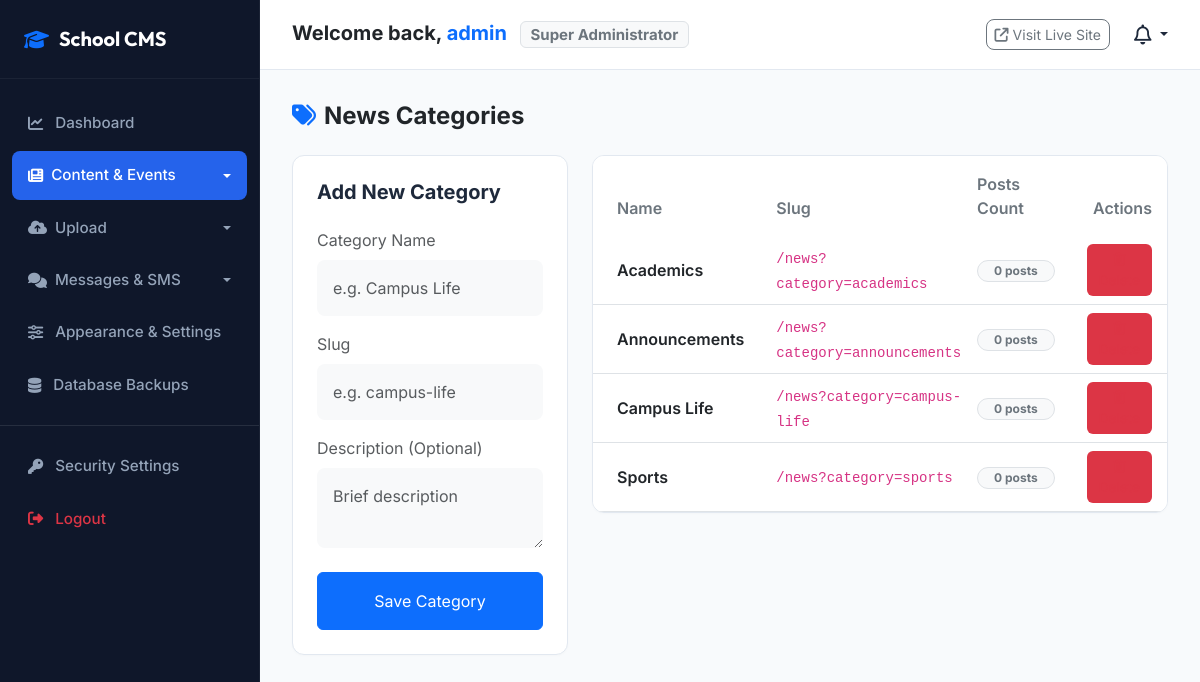
Page /admin/categories (signed in) on the committed database.
### app/models/user.py (models this page shows, shortened)
class User(UserMixin, db.Model):
    id = db.Column(db.Integer, primary_key=True)
    username = db.Column(db.String(64), unique=True, nullable=False, index=True)
    email = db.Column(db.String(120), unique=True, nullable=False, index=True)
    password_hash = db.Column(db.String(256), nullable=False)
    is_admin = db.Column(db.Boolean, default=False)
    is_active = db.Column(db.Boolean, default=True)
    school_id = db.Column(db.Integer, db.ForeignKey('school.id'), nullable=True)
    last_login = db.Column(db.DateTime, nullable=True)
    created_at = db.Column(db.DateTime, default=datetime.utcnow)
    updated_at = db.Column(db.DateTime, default=datetime.utcnow, onupdate=datetime.utcnow)
    @property
    def is_super_administrator(self):
        return self.is_admin
    def can(self, perm):
        return self.is_admin
    @property
    def role(self):
        class RoleObj:
            id = 1 if self.is_admin else 2
            name = "Super Administrator" if self.is_admin else "Staff Member"
        return RoleObj()

### app/models/cms.py (models this page shows, shortened)
class Category(db.Model):
    id = db.Column(db.Integer, primary_key=True)
    name = db.Column(db.String(100), nullable=False)
    slug = db.Column(db.String(100), unique=True, nullable=False, index=True)
    description = db.Column(db.Text)
    created_at = db.Column(db.DateTime, default=datetime.utcnow)
    posts = db.relationship('Post', backref='category', lazy=True)

### app/admin/routes.py (the view, shortened to what this page needs)
@admin.route('/categories', methods=['GET', 'POST'])
@login_required
@admin_required
def list_categories():
    form = CategoryForm()
    categories = Category.query.order_by(Category.name.asc()).all()
    return render_template('admin/categories.html', categories=categories, form=form)

### app/forms/cms.py
class CategoryForm(FlaskForm):
    name = StringField('Category Name', validators=[DataRequired(), Length(1, 100)])
    slug = StringField('URL Slug', validators=[
        DataRequired(),
        Length(1, 100),
        Regexp(r'^[a-z0-9-]+$', message="Slug must contain only lowercase letters, numbers, and dashes.")
    ])
    description = TextAreaField('Description', validators=[Optional(), Length(0, 255)])
    submit = SubmitField('Save Category')

### app/admin/routes.py (called while the page is built)
def admin_required(f):
    from functools import wraps
    @wraps(f)
    def decorated_function(*args, **kwargs):
        if not current_user.is_authenticated or not current_user.is_admin:
            flash('You do not have permission to access this page.', 'danger')
            return redirect(url_for('main.index'))
        return f(*args, **kwargs)
    return decorated_function

### app/extensions.py (called while the page is built)
@login_manager.user_loader
def load_user(user_id):
    from app.models.user import User
    return User.query.get(int(user_id))

### app/templates/admin/categories.html (shortened to what this page needs)
{% extends "admin/base.html" %}
{% block admin_content %}
<div class="mb-4">
    <h4 class="fw-bold m-0 text-dark"><i class="fa-solid fa-tags me-2 text-primary"></i>News Categories</h4>
</div>
<div class="row g-4">
    <div class="col-lg-4">
        <div class="table-card p-4">
            <h5 class="fw-bold mb-4">Add New Category</h5>
            <form action="{{ url_for('admin.list_categories') }}" method="POST">
                <div class="mb-3">
                    <label class="form-label text-muted">Category Name</label>
                    {{ form.name(class="form-control p-3 bg-light border-0 rounded-3", placeholder="e.g. Campus Life", id="cat-name") }}
                </div>
                <div class="mb-3">
                    <label class="form-label text-muted">Slug</label>
                    {{ form.slug(class="form-control p-3 bg-light border-0 rounded-3", placeholder="e.g. campus-life", id="cat-slug") }}
                </div>
                <div class="mb-4">
                    <label class="form-label text-muted">Description (Optional)</label>
                    {{ form.description(class="form-control p-3 bg-light border-0 rounded-3", placeholder="Brief description") }}
                </div>
                {{ form.submit(class="btn custom-btn btn-primary w-100 p-3") }}
            </form>
        </div>
    </div>
    <div class="col-lg-8">
        <div class="table-card">
            <div class="table-responsive">
                <table class="table table-hover align-middle mb-0">
                    <thead class="bg-light">
                        <tr>
                            <th scope="col" class="py-3 px-4 border-0 text-secondary fw-semibold">Name</th>
                            <th scope="col" class="py-3 border-0 text-secondary fw-semibold">Slug</th>
                            <th scope="col" class="py-3 border-0 text-secondary fw-semibold">Posts Count</th>
                            <th scope="col" class="py-3 border-0 text-secondary fw-semibold text-end px-4">Actions</th>
                        </tr>
                    </thead>
                    <tbody>
                        {% for cat in categories %}
                            <tr>
                                <td class="py-3 px-4 fw-semibold text-dark">{{ cat.name }}</td>
                                <td><code>/news?category={{ cat.slug }}</code></td>
                                <td><span class="badge bg-light text-secondary border px-3 py-1.5 rounded-pill">{{ cat.posts | length }} posts</span></td>
                                <td class="text-end px-4">
                                    <form action="{{ url_for('admin.delete_category', id=cat.id) }}" method="POST" onsubmit="return confirm('Delete this category? Associated posts will not be deleted but set to uncategorized.');">
                                        <button type="submit" class="btn btn-action btn-danger bg-opacity-10 text-danger border-0">
                                            <i class="fa-regular fa-trash-can"></i> Delete
                                        </button>
                                    </form>
                                </td>
                            </tr>
                        {% else %}
                            <tr>
                                <td colspan="4" class="text-center py-5 text-muted">No categories created yet.</td>
                            </tr>
                        {% endfor %}
                    </tbody>
                </table>
            </div>
        </div>
    </div>
</div>
{% endblock %}

### app/templates/admin/base.html (shortened to what this page needs)
<!DOCTYPE html>
<html lang="en">
<head>
    <link href="https://cdn.jsdelivr.net/npm/bootstrap@5.3.2/dist/css/bootstrap.min.css" rel="stylesheet">
    <link href="https://cdnjs.cloudflare.com/ajax/libs/font-awesome/6.4.2/css/all.min.css" rel="stylesheet">
    <link rel="stylesheet" href="{{ url_for('static', filename='css/admin.css') }}">
</head>
<body class="admin-body">
    <aside class="sidebar">
        <div class="sidebar-header">
            <i class="fa-solid fa-graduation-cap text-primary fa-lg"></i>
            <span class="brand-text">School CMS</span>
        </div>
        <ul class="nav-menu">
            <li class="nav-menu-item {% if request.path == '/admin/dashboard' or request.path == '/admin/' %}active{% endif %}">
                <a href="{{ url_for('admin.dashboard') }}" class="nav-menu-link">
                    <i class="fa-solid fa-chart-line"></i>
                    <span>Dashboard</span>
                </a>
            </li>
            {% if current_user.can('manage_pages') or current_user.can('manage_news') or current_user.can('manage_events') %}
                <li class="nav-menu-item dropdown {% if '/admin/pages' in request.path or '/admin/posts' in request.path or '/admin/categories' in request.path or '/admin/events' in request.path %}active{% endif %}">
                    <a class="nav-menu-link dropdown-toggle d-flex align-items-center justify-content-between" href="#" role="button" data-bs-toggle="dropdown" aria-expanded="false">
                        <div class="d-flex align-items-center gap-2">
                            <i class="fa-solid fa-newspaper"></i>
                            <span>Content &amp; Events</span>
                        </div>
                    </a>
                </li>
            {% endif %}
            {% if current_user.can('manage_downloads') or current_user.can('manage_settings') %}
                <li class="nav-menu-item dropdown {% if '/admin/downloads' in request.path or '/admin/media' in request.path or '/admin/upload' in request.path %}active{% endif %}">
                    <a class="nav-menu-link dropdown-toggle d-flex align-items-center justify-content-between" href="#" role="button" data-bs-toggle="dropdown" aria-expanded="false">
                        <div class="d-flex align-items-center gap-2">
                            <i class="fa-solid fa-cloud-arrow-up"></i>
                            <span>Upload</span>
                        </div>
                    </a>
                </li>
            {% endif %}
            {% if current_user.can('manage_messages') %}
                <li class="nav-menu-item dropdown {% if '/admin/inbox' in request.path or '/admin/sms' in request.path %}active{% endif %}">
                    <a class="nav-menu-link dropdown-toggle d-flex align-items-center justify-content-between" href="#" role="button" data-bs-toggle="dropdown" aria-expanded="false">
                        <div class="d-flex align-items-center gap-2">
                            <i class="fa-solid fa-comments"></i>
                            <span>Messages &amp; SMS</span>
                        </div>
                    </a>
                </li>
            {% endif %}
            {% if current_user.can('manage_settings') %}
                <li class="nav-menu-item {% if '/admin/appearance' in request.path or '/admin/settings' in request.path %}active{% endif %}">
                    <a href="{{ url_for('admin.settings') }}" class="nav-menu-link">
                        <i class="fa-solid fa-sliders"></i>
                        <span>Appearance &amp; Settings</span>
                    </a>
                </li>
            {% endif %}
            {% if current_user.is_super_administrator %}
                <li class="nav-menu-item {% if '/admin/backups' in request.path %}active{% endif %}">
                    <a href="{{ url_for('admin.backups') }}" class="nav-menu-link">
                        <i class="fa-solid fa-database"></i>
                        <span>Database Backups</span>
                    </a>
                </li>
            {% endif %}
            <li class="border-top border-secondary my-3 opacity-25"></li>
            <li class="nav-menu-item">
                <a href="{{ url_for('auth.change_password') }}" class="nav-menu-link">
                    <i class="fa-solid fa-key"></i>
                    <span>Security Settings</span>
                </a>
            </li>
            <li class="nav-menu-item">
                <a href="{{ url_for('auth.logout') }}" class="nav-menu-link text-danger">
                    <i class="fa-solid fa-right-from-bracket"></i>
                    <span>Logout</span>
                </a>
            </li>
        </ul>
    </aside>
    <div class="main-wrapper">
        <header class="admin-header">
            <h5 class="fw-bold m-0 text-dark">
                Welcome back, <span class="text-primary">{{ current_user.username }}</span>
                <span class="badge bg-light text-secondary border ms-2 text-xs">{{ current_user.role.name }}</span>
            </h5>
            <div class="d-flex align-items-center gap-4">
                <a href="{{ url_for('main.index') }}" class="btn btn-sm btn-outline-secondary rounded-3" target="_blank">
                    <i class="fa-solid fa-arrow-up-right-from-square me-1"></i>Visit Live Site
                </a>
                <div class="dropdown notification-bell" id="notifBell">
                    <div class="dropdown-toggle" data-bs-toggle="dropdown" aria-expanded="false">
                        <i class="fa-regular fa-bell fa-lg"></i>
                    </div>
                </div>
            </div>
        </header>
        <main class="admin-content">
            {% block admin_content %}{% endblock %}
        </main>
    </div>
</body>
</html>

### app/static/css/admin.css (style rules this page uses)
:root { --sidebar-width: 260px; --sidebar-bg: #0f172a; --sidebar-color: #94a3b8; --sidebar-hover-bg: #1e293b; --sidebar-active-bg: #2563eb; --admin-bg: #f8fafc; --card-bg: #ffffff; --border-color: #e2e8f0; --primary-color: #2563eb; --text-main: #1e293b; --text-muted: #64748b; --transition-fast: all 0.2s ease; --transition-smooth: all 0.35s cubic-bezier(0.4, 0, 0.2, 1); --font-outfit: 'Outfit', sans-serif; --font-inter: 'Inter', sans-serif; }
body.admin-body { background-color: var(--admin-bg); font-family: var(--font-inter); color: var(--text-main); overflow-x: hidden; }
a, button, input, select, textarea { transition: var(--transition-fast); }
.sidebar { position: fixed; top: 0; bottom: 0; left: 0; width: var(--sidebar-width); background-color: var(--sidebar-bg); color: #ffffff; z-index: 100; transition: all 0.3s ease; overflow-y: auto; border-right: 1px solid rgba(255, 255, 255, 0.05); }
.sidebar-header { padding: 1.5rem; border-bottom: 1px solid rgba(255, 255, 255, 0.05); display: flex; align-items: center; gap: 10px; }
.sidebar-header .brand-text { font-family: var(--font-outfit); font-weight: 700; font-size: 1.25rem; color: #ffffff; }
.nav-menu { list-style: none; padding: 1rem 0; margin: 0; }
.nav-menu-item { margin: 4px 12px; }
.nav-menu-link { display: flex; align-items: center; gap: 12px; padding: 0.8rem 1rem; color: var(--sidebar-color); text-decoration: none; border-radius: 8px; font-weight: 500; font-size: 0.95rem; transition: var(--transition-fast); }
.nav-menu-item.active .nav-menu-link { background-color: var(--sidebar-active-bg); color: #ffffff; }
.main-wrapper { margin-left: var(--sidebar-width); min-height: 100vh; display: flex; flex-direction: column; }
.admin-header { background-color: #ffffff; height: 70px; border-bottom: 1px solid var(--border-color); display: flex; align-items: center; justify-content: space-between; padding: 0 2rem; position: sticky; top: 0; z-index: 90; }
.admin-content { flex: 1; padding: 2rem; }
.table-card { background-color: #ffffff; border: 1px solid var(--border-color); border-radius: 12px; box-shadow: 0 1px 3px rgba(0, 0, 0, 0.02); overflow: hidden; transition: var(--transition-smooth); }
.btn-action { padding: 0.35rem 0.75rem; font-size: 0.85rem; border-radius: 6px; transition: var(--transition-fast); }
.notification-bell { position: relative; cursor: pointer; }

### rows in the picture
User: username "admin", role.name "Super Administrator"
Category: name "Academics", slug "academics", posts|length "0"
Category: name "Announcements", slug "announcements", posts|length "0"
Category: name "Campus Life", slug "campus-life", posts|length "0"
Category: name "Sports", slug "sports", posts|length "0"
